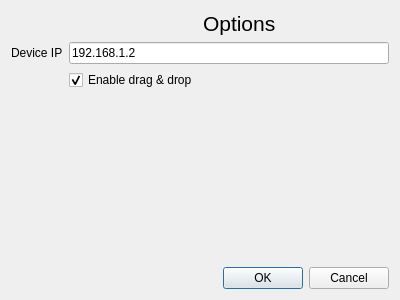
<?xml version="1.0" encoding="UTF-8"?>
<ui version="4.0">
 <class>OptionsDialog</class>
 <widget class="QDialog" name="OptionsDialog">
  <property name="geometry">
   <rect>
    <x>0</x>
    <y>0</y>
    <width>400</width>
    <height>300</height>
   </rect>
  </property>
  <property name="windowTitle">
   <string>Options</string>
  </property>
  <layout class="QVBoxLayout" name="verticalLayout">
   <item>
    <layout class="QHBoxLayout" name="horizontalLayout">
     <item>
      <widget class="QLabel" name="label">
       <property name="sizePolicy">
        <sizepolicy hsizetype="Preferred" vsizetype="Fixed">
         <horstretch>0</horstretch>
         <verstretch>0</verstretch>
        </sizepolicy>
       </property>
       <property name="pixmap">
        <pixmap resource="resources.qrc">:/icons/settings.png</pixmap>
       </property>
      </widget>
     </item>
     <item>
      <widget class="QLabel" name="label_2">
       <property name="sizePolicy">
        <sizepolicy hsizetype="Preferred" vsizetype="Fixed">
         <horstretch>0</horstretch>
         <verstretch>0</verstretch>
        </sizepolicy>
       </property>
       <property name="font">
        <font>
         <pointsize>16</pointsize>
        </font>
       </property>
       <property name="text">
        <string>Options</string>
       </property>
      </widget>
     </item>
    </layout>
   </item>
   <item>
    <layout class="QFormLayout" name="formLayout">
     <property name="fieldGrowthPolicy">
      <enum>QFormLayout::AllNonFixedFieldsGrow</enum>
     </property>
     <item row="0" column="0">
      <widget class="QLabel" name="label_3">
       <property name="text">
        <string>Device IP</string>
       </property>
      </widget>
     </item>
     <item row="0" column="1">
      <widget class="QLineEdit" name="lineEdit">
       <property name="text">
        <string>192.168.1.2</string>
       </property>
      </widget>
     </item>
     <item row="1" column="1">
      <widget class="QCheckBox" name="checkBox">
       <property name="text">
        <string>Enable drag &amp;&amp; drop</string>
       </property>
       <property name="checked">
        <bool>true</bool>
       </property>
      </widget>
     </item>
    </layout>
   </item>
   <item>
    <widget class="QDialogButtonBox" name="buttonBox">
     <property name="orientation">
      <enum>Qt::Horizontal</enum>
     </property>
     <property name="standardButtons">
      <set>QDialogButtonBox::Cancel|QDialogButtonBox::Ok</set>
     </property>
    </widget>
   </item>
  </layout>
 </widget>
 <resources>
  <include location="resources.qrc"/>
 </resources>
 <connections>
  <connection>
   <sender>buttonBox</sender>
   <signal>accepted()</signal>
   <receiver>OptionsDialog</receiver>
   <slot>accept()</slot>
   <hints>
    <hint type="sourcelabel">
     <x>248</x>
     <y>254</y>
    </hint>
    <hint type="destinationlabel">
     <x>157</x>
     <y>274</y>
    </hint>
   </hints>
  </connection>
  <connection>
   <sender>buttonBox</sender>
   <signal>rejected()</signal>
   <receiver>OptionsDialog</receiver>
   <slot>reject()</slot>
   <hints>
    <hint type="sourcelabel">
     <x>316</x>
     <y>260</y>
    </hint>
    <hint type="destinationlabel">
     <x>286</x>
     <y>274</y>
    </hint>
   </hints>
  </connection>
 </connections>
</ui>
